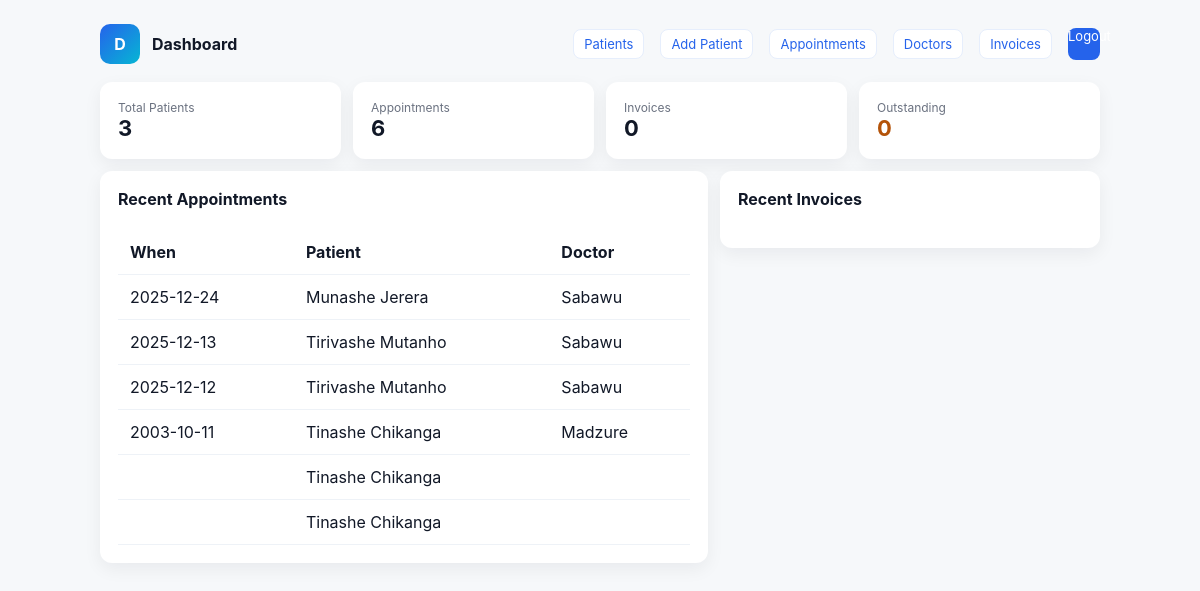
/dashboard.php (signed in), run on the app's committed database.
### tables this page shows
CREATE TABLE consultations (
    id INTEGER PRIMARY KEY AUTOINCREMENT,
    patient_id TEXT NOT NULL,
    date TEXT NOT NULL,
    doctor TEXT NOT NULL,
    fee REAL NOT NULL,
    FOREIGN KEY(patient_id) REFERENCES patients(patient_id) ON DELETE CASCADE
);

CREATE TABLE patients (
    id INTEGER PRIMARY KEY AUTOINCREMENT,
    patient_id TEXT UNIQUE NOT NULL,
    name TEXT NOT NULL,
    age INTEGER NOT NULL,
    type TEXT NOT NULL, -- outpatient, inpatient, daycase
    admission_date TEXT NULL,
    discharge_date TEXT NULL,
    ward_number INTEGER NULL,
    daily_bed_charge REAL NULL,
    procedure_name TEXT NULL,
    theatre_fee REAL NULL
);

### src/DB.php (called while the page is built, shortened)
<?php
class DB
{
    private static ?\PDO $pdo = null;
    private static string $path;
    public static function getPath(): string
    {
        if (!isset(self::$path)) {
            self::$path = __DIR__ . '/../data/hospital.db';
        }
        return self::$path;
    }
    public static function getPDO(): \PDO
    {
        if (self::$pdo === null) {
            $dsn = 'sqlite:' . self::getPath();
            self::$pdo = new \PDO($dsn);
            self::$pdo->setAttribute(\PDO::ATTR_ERRMODE, \PDO::ERRMODE_EXCEPTION);
        }
        return self::$pdo;
    }
}

### src/Repositories/AppointmentRepository.php (called while the page is built, shortened)
<?php
class AppointmentRepository
{
    private \PDO $pdo;
    public function __construct()
    {
        $this->pdo = DB::getPDO();
    }
    public function search(?string $q = null, int $limit = 50, int $offset = 0): array
    {
        $sql = 'SELECT c.id, c.patient_id, p.name as patient_name, c.date, c.doctor, c.fee FROM consultations c JOIN patients p ON c.patient_id = p.patient_id';
        $params = [];
        $sql .= ' ORDER BY c.date DESC LIMIT :lim OFFSET :off';
        $stmt = $this->pdo->prepare($sql);
        $stmt->bindValue(':lim', $limit, \PDO::PARAM_INT);
        $stmt->bindValue(':off', $offset, \PDO::PARAM_INT);
        $stmt->execute();
        return $stmt->fetchAll(\PDO::FETCH_ASSOC);
    }
}

### public/dashboard.php (the view, shortened to what this page needs)
<?php
$apptRepo = new AppointmentRepository();
$pdo = \Hospital\DB::getPDO();
$totalPatients = (int)$pdo->query('SELECT COUNT(*) as c FROM patients')->fetch(\PDO::FETCH_ASSOC)['c'];
$totalAppointments = (int)$pdo->query('SELECT COUNT(*) as c FROM consultations')->fetch(\PDO::FETCH_ASSOC)['c'];
$totalInvoices = (int)$pdo->query('SELECT COUNT(*) as c FROM invoices')->fetch(\PDO::FETCH_ASSOC)['c'];
$outstanding = (int)$pdo->query("SELECT COUNT(*) as c FROM invoices WHERE status!='paid'")->fetch(\PDO::FETCH_ASSOC)['c'];
$recentAppts = $apptRepo->search(null, 8, 0);
?><!doctype html>
<html>
<head>
  <link rel="stylesheet" href="assets/style.css">
  </head>
<body>
<div class="container">
  <div class="header">
    <div class="brand"><div class="logo">D</div><div><div style="font-weight:700">Dashboard</div></div></div>
    <div class="controls">
      <a class="btn secondary" href="patients_by_type.php">Patients</a>
      <a class="btn secondary" href="add_patient.php" style="margin-left:8px">Add Patient</a>
      <a class="btn secondary" href="appointments.php" style="margin-left:8px">Appointments</a>
      <a class="btn secondary" href="doctors.php" style="margin-left:8px">Doctors</a>
      <a class="btn secondary" href="invoices.php" style="margin-left:8px">Invoices</a>
      <a class="btn btn-logout" href="logout.php" title="Sign out">Logout</a>
    </div>
  </div>
  <div style="display:grid;grid-template-columns:repeat(4,1fr);gap:12px;margin-bottom:12px">
    <div class="card"><div class="small">Total Patients</div><div style="font-size:22px;font-weight:700"><?php echo $totalPatients; ?></div></div>
    <div class="card"><div class="small">Appointments</div><div style="font-size:22px;font-weight:700"><?php echo $totalAppointments; ?></div></div>
    <div class="card"><div class="small">Invoices</div><div style="font-size:22px;font-weight:700"><?php echo $totalInvoices; ?></div></div>
    <div class="card"><div class="small">Outstanding</div><div style="font-size:22px;font-weight:700;color:#b45309"><?php echo $outstanding; ?></div></div>
  </div>
  <div style="display:flex;gap:12px">
    <div style="flex:1">
      <div class="card">
        <h4 style="margin-top:0">Recent Appointments</h4>
        <table class="table"><thead><tr><th>When</th><th>Patient</th><th>Doctor</th></tr></thead><tbody>
        <?php foreach ($recentAppts as $a): ?>
          <tr class="clickable" onclick="location.href='appointment.php?id=<?php echo $a['id']; ?>'">
            <td><?php echo htmlspecialchars($a['date']); ?></td>
            <td><?php echo htmlspecialchars($a['patient_name']); ?></td>
            <td><?php echo htmlspecialchars($a['doctor']); ?></td>
          </tr>
        <?php endforeach; ?>
        </tbody></table>
      </div>
    </div>
    <div style="width:380px">
      <div class="card">
        <h4 style="margin-top:0">Recent Invoices</h4>
      </div>
    </div>
  </div>
</div>
</body>
</html>

### public/assets/style.css (style rules this page uses)
:root { --bg:#f6f8fa; --card:#ffffff; --muted:#6b7280; --accent:#2563eb; --accent-2:#06b6d4; --success:#16a34a; --danger:#dc2626; }
* { box-sizing:border-box }
body { font-family:Inter,ui-sans-serif,system-ui,-apple-system,'Segoe UI',Roboto,'Helvetica Neue',Arial; background:var(--bg); color:#111827; margin:0; padding:24px }
.container { max-width:1000px; margin:0 auto }
.header { display:flex;align-items:center;justify-content:space-between;margin-bottom:18px }
.brand { display:flex;align-items:center;gap:12px }
.logo { width:48px;height:48px;background:linear-gradient(135deg,var(--accent),var(--accent-2));border-radius:10px;display:flex;align-items:center;justify-content:center;color:#fff;font-weight:700 }
.card { background:var(--card);border-radius:12px;padding:18px;box-shadow:0 6px 18px rgba(15,23,42,0.06) }
.controls { display:flex;gap:8px }
.header .controls { display:flex;gap:8px;flex-wrap:wrap;align-items:center }
.header .controls .btn { padding:6px 10px;font-size:13px;border-radius:8px }
.header .controls .btn.secondary { padding:6px 10px;background:#fff;color:var(--accent);border:1px solid #e6eefc }
.btn-logout { background:var(--accent);color:#fff;border-radius:50%;width:32px;height:32px;padding:0 !important;display:flex;align-items:center;justify-content:center;font-size:12px;min-width:32px }
.header .brand .logo { width:40px;height:40px }
.btn { background:var(--accent);color:#fff;padding:8px 12px;border-radius:8px;text-decoration:none;display:inline-block }
.btn.secondary { background:#fff;color:var(--accent);border:1px solid #e6eefc }
.table { width:100%;border-collapse:collapse;margin-top:12px }
.table th, .table td { padding:12px;border-bottom:1px solid #eef2f7;text-align:left }
.small { font-size:12px;color:var(--muted) }

### data on the page
consultations: date "2025-12-24", patients.name "Munashe Jerera", doctor "Sabawu"
consultations: date "2025-12-13", patients.name "Tirivashe Mutanho", doctor "Sabawu"
consultations: date "2025-12-12", patients.name "Tirivashe Mutanho", doctor "Sabawu"
consultations: date "2003-10-11", patients.name "Tinashe Chikanga", doctor "Madzure"
consultations: patients.name "Tinashe Chikanga"
consultations: patients.name "Tinashe Chikanga"

### other printed values
$totalPatients "3"
$totalAppointments "6"
$totalInvoices "0"
$outstanding "0"
